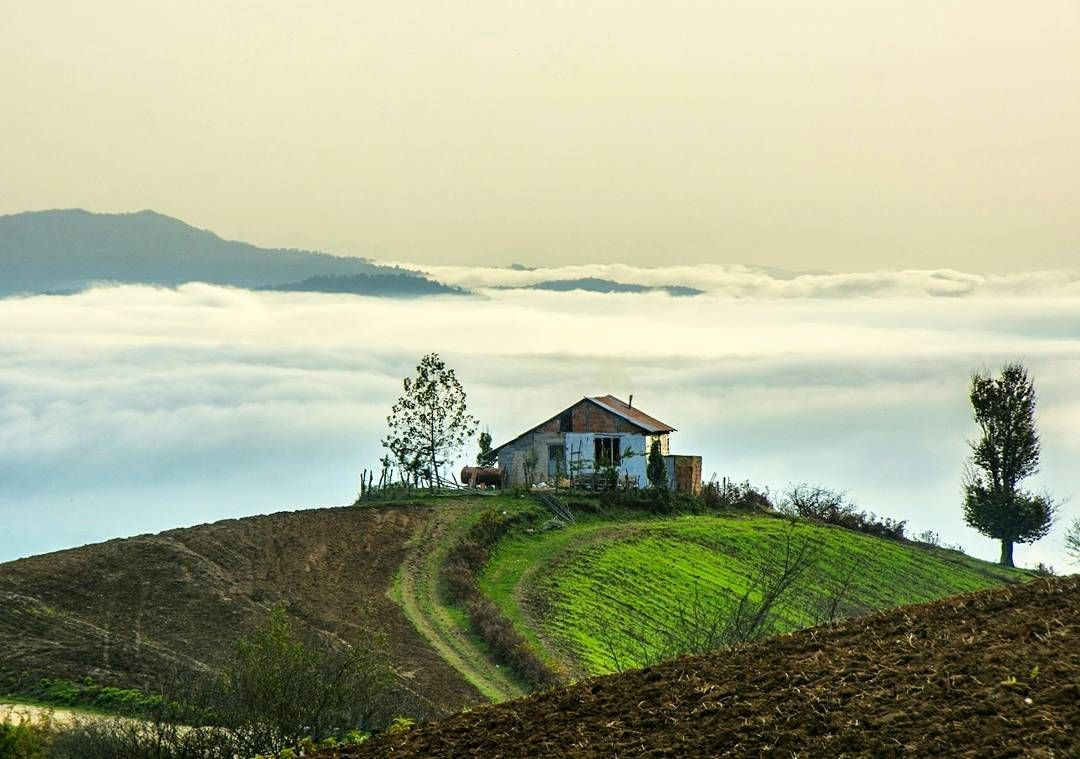
#> input picture files/practice open cv/images/mazandaran.jpg, 1080 x 759 px
$ jupyter execute p10.ipynb
#> lines starting #> are read from the running program, lines starting #| are printed output that depends on the picture; after the words box and inside, x2 and y2 are one past the last pixel; in counts of white or black regions, pixels touching at a corner belong together
[cell 1]
import numpy as np
import matplotlib.pyplot as plt
import cv2

[cell 2]
def imshow(title = "Image" , image = None , size = 10):
    w , h = image.shape[0] , image.shape[1]
    aspect_ratio = w/h
    plt.figure(figsize=(size , size * aspect_ratio))
    plt.imshow(cv2.cvtColor(image , cv2.COLOR_BGR2RGB))
    plt.title(title)
    plt.show()

image = cv2.imread("images/mazandaran.jpg" , 0)
#> image: shape (759, 1080); min 0, max 255, mean 164.9
imshow("Original Image" , image)

[cell 3]
kernel = np.ones((5,5), np.uint8)
erosion = cv2.erode(image , kernel , iterations = 1)
imshow("Erosion Image" , erosion)
dilate = cv2.dilate(image , kernel , iterations = 1)
imshow("Dilate Image" , dilate)
opening = cv2.morphologyEx(image , cv2.MORPH_OPEN , kernel)
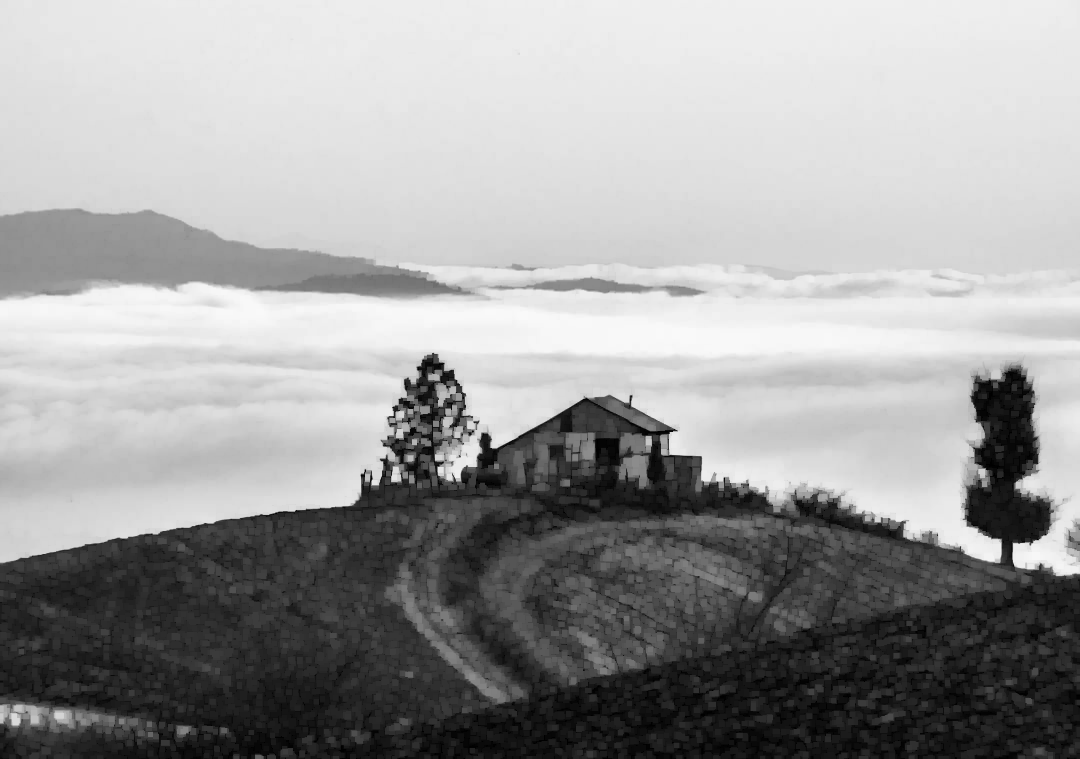
#> opening: shape (759, 1080); min 0, max 249, mean 157.3
imshow("Opening Image" , opening)
closing = cv2.morphologyEx(image , cv2.MORPH_CLOSE , kernel)
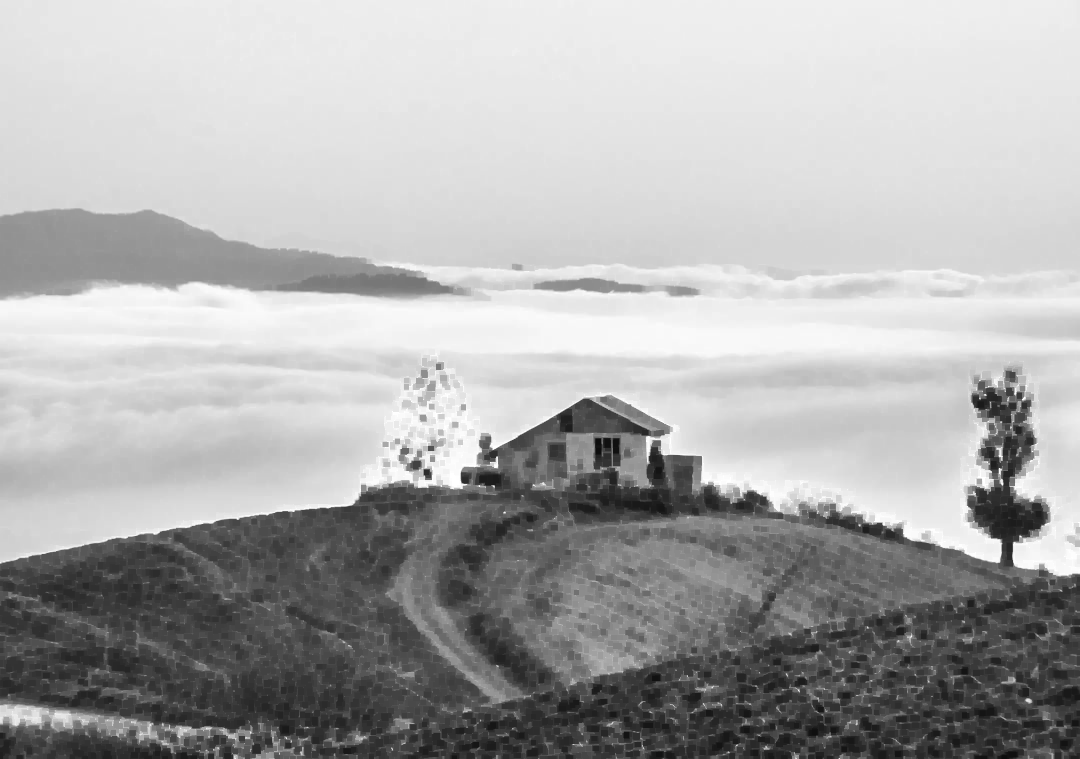
#> closing: shape (759, 1080); min 13, max 255, mean 172.4
imshow("Closing Image" , closing)

[cell 4]
canny = cv2.Canny(image , 50 , 150)
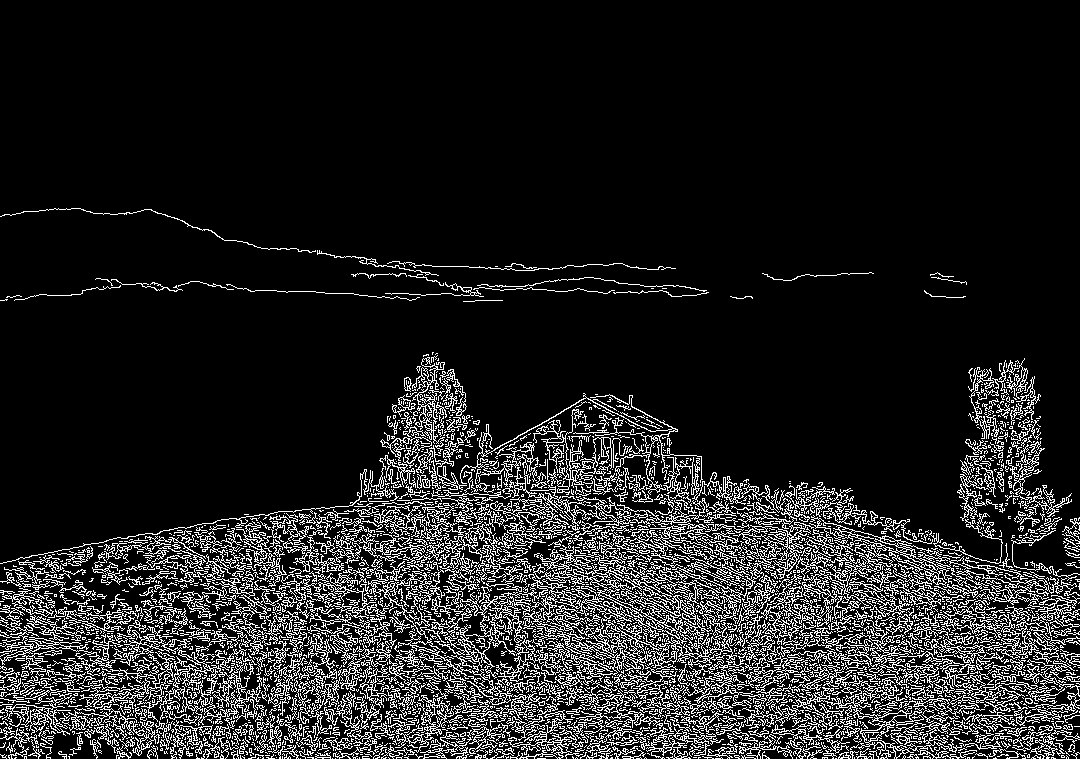
#> canny: shape (759, 1080); 13% white in thin lines or dots, all inside (x1, y1, x2, y2) = (0, 208, 1080, 759)
imshow("Canny Image" , canny)
canny = cv2.Canny(image , 10 , 200)
imshow("Canny Image" , canny)
canny = cv2.Canny(image , 200 , 240)
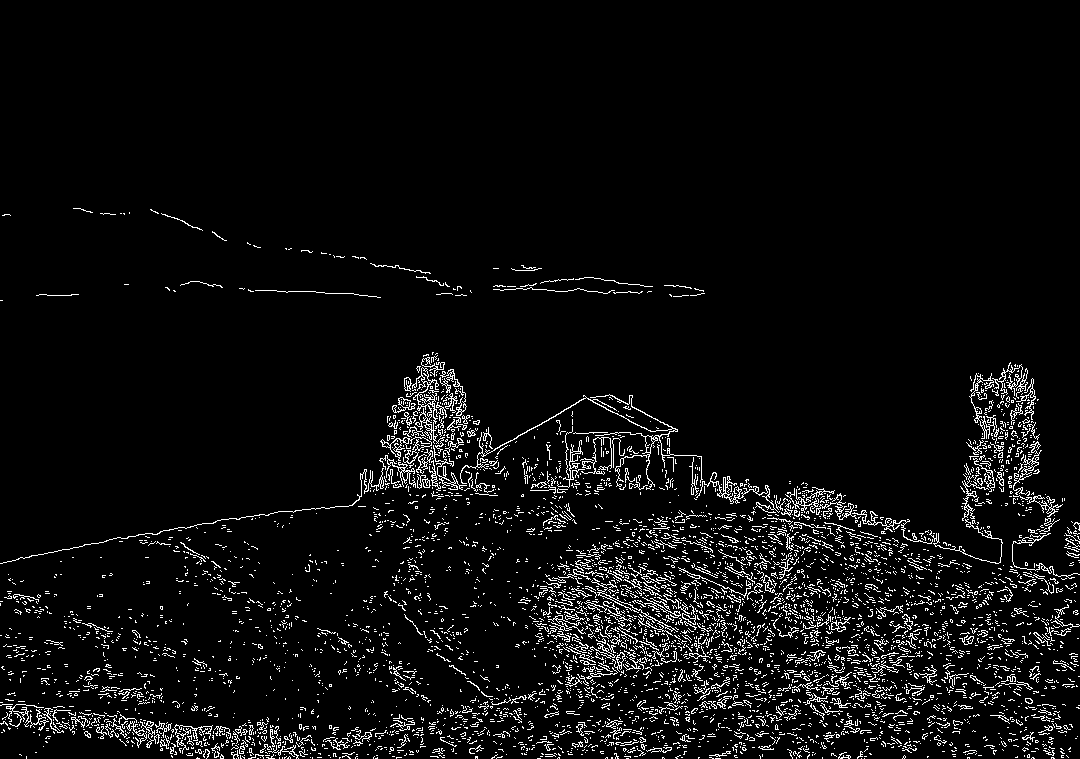
#> canny: shape (759, 1080); 5.1% white in thin lines or dots, all inside (x1, y1, x2, y2) = (0, 208, 1080, 759)
imshow("Canny Image" , canny)

[cell 5]
def autocanny(image):
    blured_image = cv2.GaussianBlur(image, (5, 5), 0)
    mad_val = np.median(image)
#> mad_val = 213
    lower = int(max(0, 0.66 * mad_val))
#> lower = 140
    upper = int(min(255, 1.33 * mad_val))
#> upper = 255

    edges = cv2.Canny(image, lower, upper)
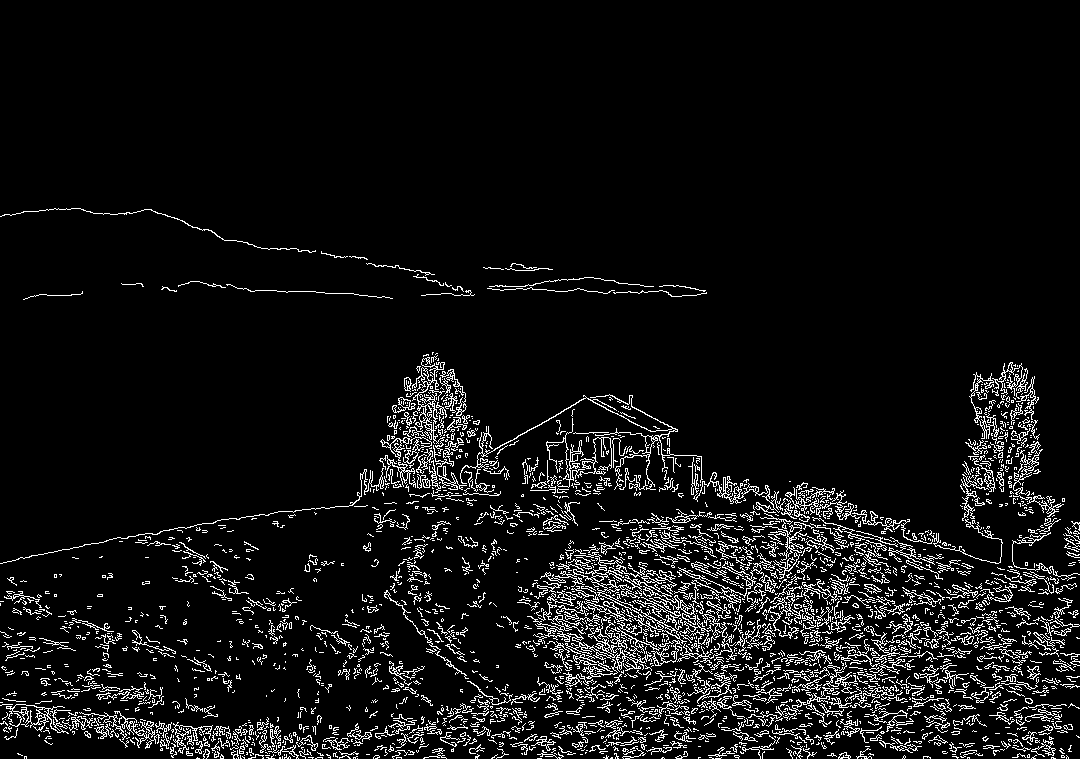
#> edges: shape (759, 1080); 6.9% white in thin lines or dots, all inside (x1, y1, x2, y2) = (0, 208, 1080, 759)
    return edges

# فراخوانی تابع و نمایش نتیجه
autocanny_image = autocanny(image)
cv2.imshow("Auto Canny Image", autocanny_image)
cv2.waitKey(0)
cv2.destroyAllWindows()
